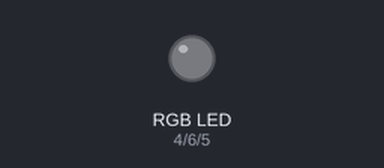
The program below on a simulated Raspberry Pi (BCM pin numbers). Shown: an RGB LED mixed from three pins (HIGH = lit).

Above: at 0.5 s.
At 2.7 s:
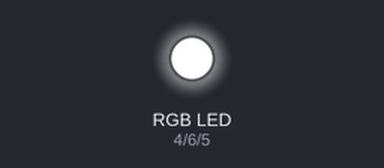
Timing chart, 0 to 3.5 s (numbered marks = the images above):
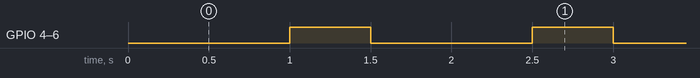

The program:

led_blink.py
```python
# led_blink.py
# Red led
import RPi.GPIO as GPIO
import time

# RGB LED PinNumber setting
red_pin = 4
green_pin = 6
blue_pin = 5

GPIO.setmode(GPIO.BCM) # GPIO.BOARD(1~40)
GPIO.setup(red_pin, GPIO.OUT) # 4pin output
GPIO.setup(green_pin, GPIO.OUT) # 5pin output
GPIO.setup(blue_pin, GPIO.OUT) # 6pin output


try:
    while (True):
        GPIO.output(red_pin, False)
        GPIO.output(green_pin, False)
        GPIO.output(blue_pin, False)
        time.sleep(1) # 1sec

        # GPIO.output(red_pin, False)
        # GPIO.output(green_pin, True)
        # GPIO.output(blue_pin, False)
        # time.sleep(0.5)   # 0.5sec // G

        # GPIO.output(red_pin, False)
        # GPIO.output(green_pin, False)
        # GPIO.output(blue_pin, True)
        # time.sleep(0.5)   # 0.5 sec // B

        GPIO.output(red_pin, True) # 0.5sec
        GPIO.output(green_pin, True) # 0.5sec
        GPIO.output(blue_pin, True) # 0.5sec
        time.sleep(0.5) # white
except KeyboardInterrupt:
    GPIO.cleanup()
```

Measured:
- by itself, GPIO 4 (red_pin), GPIO 5 (blue_pin), GPIO 6 (green_pin): alternates HIGH for 0.50 s and LOW for 1.0 s
